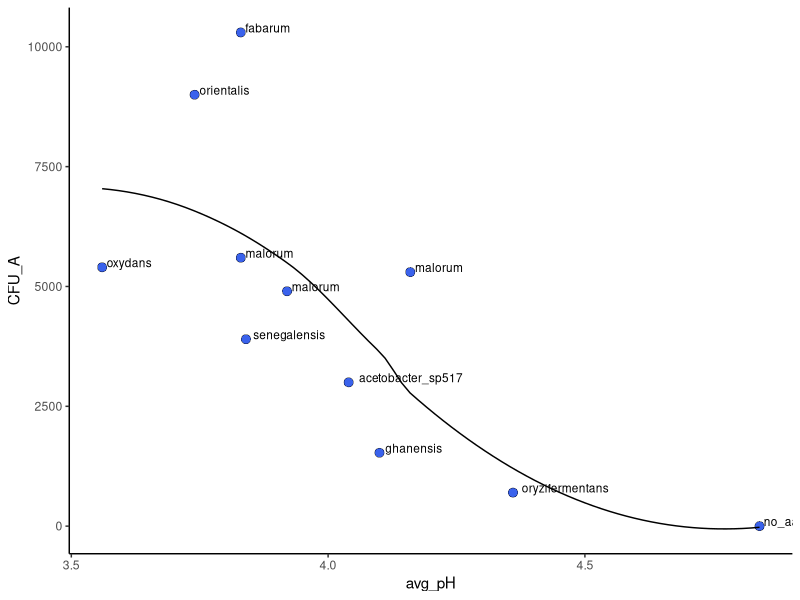
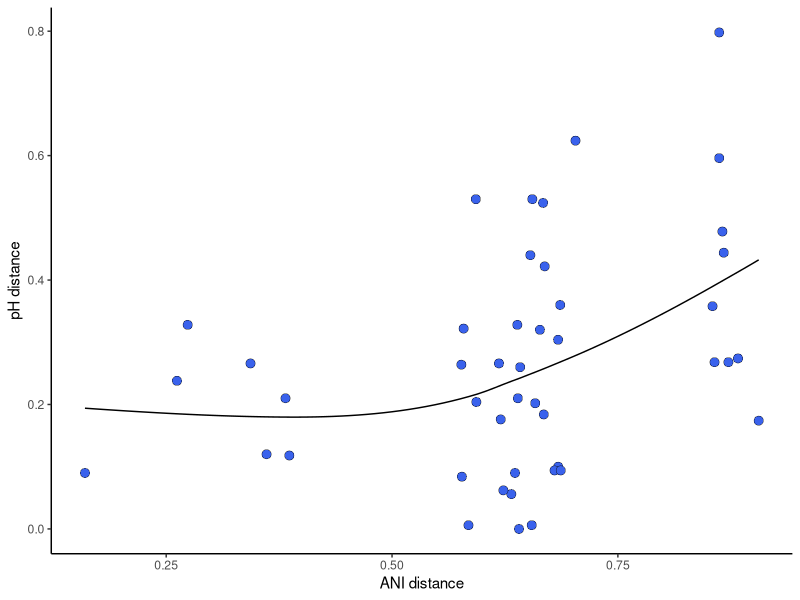

Write the R code that produced these figures, in order.

# libraries
library(vegan)
library(tidyverse)

# read in data
ani_matrix = read.csv("raw_data/ani_matrix.csv", sep = ",", row.names = 1)
pH_matrix = read.csv("raw_data/pH_matrix.csv", sep = ",", row.names = 1)
cfu_matrix = read.csv("raw_data/cfu_matrix.csv", row.names = 1)
ph_meta = read.csv("raw_data/ph_metadata.csv")
cfus_meta = read.csv("raw_data/cfus_metadata.csv")

# convert to dist matrices
ani_matrix = as.dist(1-ani_matrix)
pH_matrix = as.dist(pH_matrix)
cfu_matrix = as.dist(cfu_matrix)

# mantel tests
set.seed(1)
mantel(xdis = ani_matrix, ydis = pH_matrix, method = "spearman", permutations = 9999)
mantel(xdis = ani_matrix, ydis = cfu_matrix, method = "spearman", permutations = 9999)

# corr tests
cor.test(cfus_meta$avg_pH, cfus_meta$CFU_A, method = "spearman")
cor.test(cfus_meta$avg_pH, cfus_meta$CFU_Y, method = "spearman")
cor.test(cfus_meta$avg_pH, cfus_meta$CFU_L, method = "spearman")


# plot CFUs vs. pH
ggplot(cfus_meta, aes(avg_pH, CFU_A)) +
  geom_point(fill="#3A62EC", pch=21, size=3,
             stroke=0.2) + theme_classic() +
  geom_text(hjust=-0.1, vjust=0, aes(label=strain_treatment), size =3) + 
  geom_smooth(span=1.2, se=F, color="black", lwd = 0.5)

# ANI vs. pH
dm_ani_ph = as.data.frame(cbind(ani_matrix, pH_matrix))

ggplot(dm_ani_ph, aes(ani_matrix, pH_matrix)) +
  geom_point(fill="#3A62EC", pch=21, size=3,
             stroke=0.2) +
  geom_smooth(span=1, se=F, color="black", lwd = 0.5) +
  theme_classic() + labs(x="ANI distance",
                         y="pH distance")

